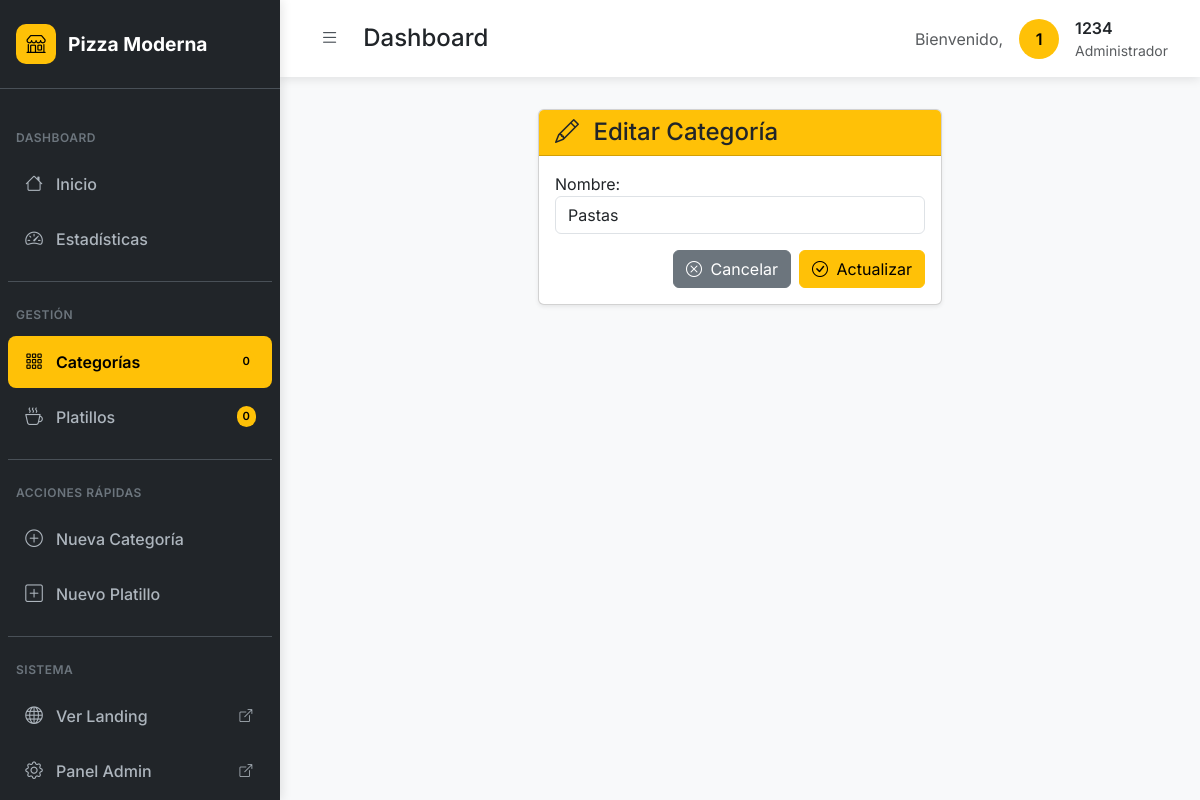
The page /platillos/categorias/9/edit/ (signed in) on the database its author committed.
### apps/accounts/models.py (models this page shows)
class AppUser(AbstractUser):
    pass

### apps/platillos/models.py (models this page shows, shortened)
class Categoria(models.Model):
    nombre = models.CharField(max_length=100)

### apps/platillos/views.py (the view)
# urls.py: path('categorias/<int:pk>/edit/', views.CategoriaUpdateView.as_view(), name='categoria_edit'),
class CategoriaUpdateView(LoginRequiredMixin, UpdateView):
    model = Categoria
    form_class = CategoriaForm
    template_name = 'categorias/categoria_edit_form.html'
    success_url = '/platillos/categorias/'

### apps/platillos/forms.py
class CategoriaForm(forms.ModelForm):
    class Meta:
        model = Categoria
        fields = ['nombre']
        widgets = {
            'nombre': forms.TextInput(attrs={'class': 'form-control', 'placeholder': 'Ingrese el nombre de la categoría'})
        }

### templates/categorias/categoria_edit_form.html (shortened to what this page needs)
{% extends 'main/base_user.html' %}
{% block content %}
<div class="container-fluid">
    <div class="row justify-content-center">
        <div class="col-md-6">
            <div class="card shadow-sm">
                <div class="card-header bg-warning text-dark">
                    <h4 class="mb-0">
                        <i class="bi bi-pencil me-2"></i>
                        Editar Categoría
                    </h4>
                </div>
                <div class="card-body">
                    <form method="post">
                        {{ form.as_p }}
                        <div class="d-flex justify-content-end gap-2">
                            <a href="{% url 'platillos:categoria_list' %}" class="btn btn-secondary">
                                <i class="bi bi-x-circle me-1"></i>
                                Cancelar
                            </a>
                            <button type="submit" class="btn btn-warning">
                                <i class="bi bi-check-circle me-1"></i>
                                Actualizar
                            </button>
                        </div>
                    </form>
                </div>
            </div>
        </div>
    </div>
</div>
{% endblock %}

### templates/main/base_user.html (shortened to what this page needs)
{% load static %}
<!DOCTYPE html>
<html lang="es" class="h-100">
<head>
    <link href="{% static 'bootstrap/css/bootstrap.min.css' %}" rel="stylesheet">
    <link rel="stylesheet" href="https://cdn.jsdelivr.net/npm/bootstrap-icons@1.11.1/font/bootstrap-icons.css">
</head>
<body>
    <nav class="sidebar" id="sidebar">
        <div class="sidebar-header">
            <div class="logo">
                <i class="bi bi-shop"></i>
            </div>
            <span class="brand">Pizza Moderna</span>
        </div>
        <div class="sidebar-menu">
            <div class="menu-label">Dashboard</div>
            <div class="menu-item">
                <a href="{% url 'main:index' %}" class="menu-link {% if request.resolver_match.url_name == 'index' %}active{% endif %}">
                    <i class="bi bi-house"></i>
                    <span class="menu-text">Inicio</span>
                </a>
            </div>
            <div class="menu-item">
                <a href="{% url 'main:dashboard' %}" class="menu-link {% if request.resolver_match.url_name == 'dashboard' %}active{% endif %}">
                    <i class="bi bi-speedometer2"></i>
                    <span class="menu-text">Estadísticas</span>
                </a>
            </div>
            <div class="menu-divider"></div>
            <div class="menu-label">Gestión</div>
            <div class="menu-item">
                <a href="{% url 'platillos:categoria_list' %}" class="menu-link {% if 'categoria' in request.resolver_match.url_name %}active{% endif %}">
                    <i class="bi bi-grid-3x3-gap"></i>
                    <span class="menu-text">Categorías</span>
                    <span class="menu-badge">{{ categorias_count|default:"0" }}</span>
                </a>
            </div>
            <div class="menu-item">
                <a href="{% url 'platillos:platillo_list' %}" class="menu-link {% if 'platillo' in request.resolver_match.url_name %}active{% endif %}">
                    <i class="bi bi-cup-hot"></i>
                    <span class="menu-text">Platillos</span>
                    <span class="menu-badge">{{ platillos_count|default:"0" }}</span>
                </a>
            </div>
            <div class="menu-divider"></div>
            <div class="menu-label">Acciones Rápidas</div>
            <div class="menu-item">
                <a href="{% url 'platillos:categoria_create' %}" class="menu-link">
                    <i class="bi bi-plus-circle"></i>
                    <span class="menu-text">Nueva Categoría</span>
                </a>
            </div>
            <div class="menu-item">
                <a href="{% url 'platillos:platillo_create' %}" class="menu-link">
                    <i class="bi bi-plus-square"></i>
                    <span class="menu-text">Nuevo Platillo</span>
                </a>
            </div>
            <div class="menu-divider"></div>
            <div class="menu-label">Sistema</div>
            <div class="menu-item">
                <a href="{% url 'main:landing' %}" class="menu-link" target="_blank">
                    <i class="bi bi-globe"></i>
                    <span class="menu-text">Ver Landing</span>
                    <i class="bi bi-box-arrow-up-right ms-auto" style="font-size: 0.8rem;"></i>
                </a>
            </div>
            <div class="menu-item">
                <a href="/admin/" class="menu-link" target="_blank">
                    <i class="bi bi-gear"></i>
                    <span class="menu-text">Panel Admin</span>
                    <i class="bi bi-box-arrow-up-right ms-auto" style="font-size: 0.8rem;"></i>
                </a>
            </div>
        </div>
    </nav>
    <div class="main-content">
        <div class="top-bar">
            <div class="d-flex align-items-center">
                <button class="sidebar-toggle" id="sidebarToggle">
                    <i class="bi bi-list"></i>
                </button>
                <h1 class="h4 mb-0 ms-3">{% block page_title %}Dashboard{% endblock %}</h1>
            </div>
            <div class="user-menu">
                <span class="text-muted d-none d-md-inline">Bienvenido,</span>
                <div class="user-avatar">
                    {{ user.first_name.0|default:user.username.0|upper }}
                </div>
                <div class="d-none d-md-block">
                    <div class="fw-semibold">{{ user.first_name|default:user.username }}</div>
                    <div class="text-muted small">Administrador</div>
                </div>
            </div>
        </div>
        <div class="content-area">
            {% block content %}{% endblock %}
        </div>
    </div>
</body>
</html>

### templates/main/base_user.html (style rules this page uses)
:root { --sidebar-width: 280px; --sidebar-collapsed-width: 70px; --primary-color: #ffc107; --primary-dark: #e0a800; --sidebar-bg: #212529; --sidebar-hover: #495057; }
body { font-family: 'Inter', sans-serif; background-color: #f8f9fa; }
.sidebar { position: fixed; left: 0; top: 0; height: 100vh; width: var(--sidebar-width); background: var(--sidebar-bg); transition: all 0.3s ease; z-index: 1000; overflow-y: auto; box-shadow: 2px 0 10px rgba(0,0,0,0.1); }
.sidebar-header { padding: 1.5rem 1rem; border-bottom: 1px solid #495057; display: flex; align-items: center; gap: 12px; }
.sidebar-header .logo { width: 40px; height: 40px; background: var(--primary-color); border-radius: 10px; display: flex; align-items: center; justify-content: center; color: #000; font-weight: bold; font-size: 1.2rem; flex-shrink: 0; }
.sidebar-header .brand { color: white; font-weight: 700; font-size: 1.2rem; white-space: nowrap; transition: opacity 0.3s ease; }
.sidebar-menu { padding: 1rem 0; }
.menu-item { margin: 0.2rem 0.5rem; }
.menu-link { display: flex; align-items: center; padding: 0.8rem 1rem; color: #adb5bd; text-decoration: none; border-radius: 8px; transition: all 0.2s ease; gap: 12px; position: relative; font-weight: 500; }
.menu-link.active { background-color: var(--primary-color); color: #000; font-weight: 600; }
.menu-link i { width: 20px; text-align: center; flex-shrink: 0; font-size: 1.1rem; }
.menu-text { white-space: nowrap; transition: opacity 0.3s ease; }
.menu-divider { height: 1px; background: #495057; margin: 1rem 0.5rem; }
.menu-label { color: #6c757d; font-size: 0.75rem; font-weight: 600; text-transform: uppercase; letter-spacing: 0.5px; padding: 0.5rem 1rem; margin-top: 1rem; transition: opacity 0.3s ease; }
.main-content { margin-left: var(--sidebar-width); transition: margin-left 0.3s ease; min-height: 100vh; }
.top-bar { background: white; padding: 1rem 2rem; box-shadow: 0 2px 10px rgba(0,0,0,0.1); display: flex; align-items: center; justify-content: space-between; position: sticky; top: 0; z-index: 100; }
.sidebar-toggle { background: none; border: none; font-size: 1.2rem; color: #495057; cursor: pointer; padding: 0.5rem; border-radius: 6px; transition: all 0.2s ease; }
.user-menu { display: flex; align-items: center; gap: 1rem; }
.user-avatar { width: 40px; height: 40px; background: var(--primary-color); border-radius: 50%; display: flex; align-items: center; justify-content: center; color: #000; font-weight: 600; }
.content-area { padding: 2rem; }
.menu-badge { background: var(--primary-color); color: #000; font-size: 0.7rem; padding: 2px 6px; border-radius: 10px; margin-left: auto; font-weight: 600; }

### rows shown on the page
AppUser: first_name.0 "1", first_name "1234"
Categoria: nombre "Pastas"

### other values the page prints
{{ categorias_count|default:"0" }} "0"
{{ platillos_count|default:"0" }} "0"
